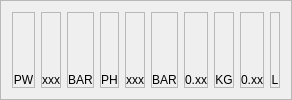
        <widget class="QFrame" name="frame_central">
         <property name="frameShape">
          <enum>QFrame::StyledPanel</enum>
         </property>
         <property name="frameShadow">
          <enum>QFrame::Raised</enum>
         </property>
         <layout class="QHBoxLayout" name="horizontalLayout_12" stretch="1,1,1,1,1,1,1,1,1,1">
          <item>
           <widget class="QFrame" name="frame_10">
            <property name="mouseTracking">
             <bool>true</bool>
            </property>
            <property name="frameShape">
             <enum>QFrame::StyledPanel</enum>
            </property>
            <property name="frameShadow">
             <enum>QFrame::Raised</enum>
            </property>
            <layout class="QVBoxLayout" name="verticalLayout_21">
             <property name="spacing">
              <number>0</number>
             </property>
             <property name="leftMargin">
              <number>0</number>
             </property>
             <property name="topMargin">
              <number>0</number>
             </property>
             <property name="rightMargin">
              <number>0</number>
             </property>
             <property name="bottomMargin">
              <number>0</number>
             </property>
             <item>
              <widget class="QLabel" name="videoContainer_10">
               <property name="sizePolicy">
                <sizepolicy hsizetype="Expanding" vsizetype="Expanding">
                 <horstretch>0</horstretch>
                 <verstretch>0</verstretch>
                </sizepolicy>
               </property>
               <property name="font">
                <font>
                 <pointsize>10</pointsize>
                </font>
               </property>
               <property name="mouseTracking">
                <bool>true</bool>
               </property>
               <property name="text">
                <string/>
               </property>
               <property name="pixmap">
                <pixmap resource="resources.qrc">:/icons8-video-48.png</pixmap>
               </property>
              </widget>
             </item>
             <item>
              <widget class="QLabel" name="text_result_10">
               <property name="text">
                <string>PW</string>
               </property>
               <property name="alignment">
                <set>Qt::AlignCenter</set>
               </property>
              </widget>
             </item>
            </layout>
           </widget>
          </item>
          <item>
           <widget class="QFrame" name="frame_11">
            <property name="mouseTracking">
             <bool>true</bool>
            </property>
            <property name="frameShape">
             <enum>QFrame::StyledPanel</enum>
            </property>
            <property name="frameShadow">
             <enum>QFrame::Raised</enum>
            </property>
            <layout class="QVBoxLayout" name="verticalLayout_25">
             <property name="spacing">
              <number>0</number>
             </property>
             <property name="leftMargin">
              <number>0</number>
             </property>
             <property name="topMargin">
              <number>0</number>
             </property>
             <property name="rightMargin">
              <number>0</number>
             </property>
             <property name="bottomMargin">
              <number>0</number>
             </property>
             <item>
              <widget class="QLabel" name="videoContainer_11">
               <property name="sizePolicy">
                <sizepolicy hsizetype="Expanding" vsizetype="Expanding">
                 <horstretch>0</horstretch>
                 <verstretch>0</verstretch>
                </sizepolicy>
               </property>
               <property name="font">
                <font>
                 <pointsize>10</pointsize>
                </font>
               </property>
               <property name="mouseTracking">
                <bool>true</bool>
               </property>
               <property name="text">
                <string/>
               </property>
               <property name="pixmap">
                <pixmap resource="resources.qrc">:/icons8-video-48.png</pixmap>
               </property>
              </widget>
             </item>
             <item>
              <widget class="QLabel" name="text_result_11">
               <property name="text">
                <string>xxx</string>
               </property>
               <property name="alignment">
                <set>Qt::AlignCenter</set>
               </property>
              </widget>
             </item>
            </layout>
           </widget>
          </item>
          <item>
           <widget class="QFrame" name="frame_12">
            <property name="mouseTracking">
             <bool>true</bool>
            </property>
            <property name="frameShape">
             <enum>QFrame::StyledPanel</enum>
            </property>
            <property name="frameShadow">
             <enum>QFrame::Raised</enum>
            </property>
            <layout class="QVBoxLayout" name="verticalLayout_26">
             <property name="spacing">
              <number>0</number>
             </property>
             <property name="leftMargin">
              <number>0</number>
             </property>
             <property name="topMargin">
              <number>0</number>
             </property>
             <property name="rightMargin">
              <number>0</number>
             </property>
             <property name="bottomMargin">
              <number>0</number>
             </property>
             <item>
              <widget class="QLabel" name="videoContainer_12">
               <property name="sizePolicy">
                <sizepolicy hsizetype="Expanding" vsizetype="Expanding">
                 <horstretch>0</horstretch>
                 <verstretch>0</verstretch>
                </sizepolicy>
               </property>
               <property name="font">
                <font>
                 <pointsize>10</pointsize>
                </font>
               </property>
               <property name="mouseTracking">
                <bool>true</bool>
               </property>
               <property name="text">
                <string/>
               </property>
               <property name="pixmap">
                <pixmap resource="resources.qrc">:/icons8-video-48.png</pixmap>
               </property>
              </widget>
             </item>
             <item>
              <widget class="QLabel" name="text_result_12">
               <property name="text">
                <string>BAR</string>
               </property>
               <property name="alignment">
                <set>Qt::AlignCenter</set>
               </property>
              </widget>
             </item>
            </layout>
           </widget>
          </item>
          <item>
           <widget class="QFrame" name="frame_13">
            <property name="frameShape">
             <enum>QFrame::StyledPanel</enum>
            </property>
            <property name="frameShadow">
             <enum>QFrame::Raised</enum>
            </property>
            <layout class="QVBoxLayout" name="verticalLayout_19">
             <property name="spacing">
              <number>0</number>
             </property>
             <property name="leftMargin">
              <number>0</number>
             </property>
             <property name="topMargin">
              <number>0</number>
             </property>
             <property name="rightMargin">
              <number>0</number>
             </property>
             <property name="bottomMargin">
              <number>0</number>
             </property>
             <item>
              <widget class="QLabel" name="videoContainer_13">
               <property name="sizePolicy">
                <sizepolicy hsizetype="Expanding" vsizetype="Expanding">
                 <horstretch>0</horstretch>
                 <verstretch>0</verstretch>
                </sizepolicy>
               </property>
               <property name="font">
                <font>
                 <pointsize>10</pointsize>
                </font>
               </property>
               <property name="mouseTracking">
                <bool>true</bool>
               </property>
               <property name="text">
                <string/>
               </property>
               <property name="pixmap">
                <pixmap resource="resources.qrc">:/icons8-video-48.png</pixmap>
               </property>
              </widget>
             </item>
             <item>
              <widget class="QLabel" name="text_result_13">
               <property name="text">
                <string>PH</string>
               </property>
               <property name="alignment">
                <set>Qt::AlignCenter</set>
               </property>
              </widget>
             </item>
            </layout>
           </widget>
          </item>
          <item>
           <widget class="QFrame" name="frame_14">
            <property name="mouseTracking">
             <bool>true</bool>
            </property>
            <property name="frameShape">
             <enum>QFrame::StyledPanel</enum>
            </property>
            <property name="frameShadow">
             <enum>QFrame::Raised</enum>
            </property>
            <layout class="QVBoxLayout" name="verticalLayout_27">
             <property name="spacing">
              <number>0</number>
             </property>
             <property name="leftMargin">
              <number>0</number>
             </property>
             <property name="topMargin">
              <number>0</number>
             </property>
             <property name="rightMargin">
              <number>0</number>
             </property>
             <property name="bottomMargin">
              <number>0</number>
             </property>
             <item>
              <widget class="QLabel" name="videoContainer_14">
               <property name="sizePolicy">
                <sizepolicy hsizetype="Expanding" vsizetype="Expanding">
                 <horstretch>0</horstretch>
                 <verstretch>0</verstretch>
                </sizepolicy>
               </property>
               <property name="font">
                <font>
                 <pointsize>10</pointsize>
                </font>
               </property>
               <property name="mouseTracking">
                <bool>true</bool>
               </property>
               <property name="text">
                <string/>
               </property>
               <property name="pixmap">
                <pixmap resource="resources.qrc">:/icons8-video-48.png</pixmap>
               </property>
              </widget>
             </item>
             <item>
              <widget class="QLabel" name="text_result_14">
               <property name="text">
                <string>xxx</string>
               </property>
               <property name="alignment">
                <set>Qt::AlignCenter</set>
               </property>
              </widget>
             </item>
            </layout>
           </widget>
          </item>
          <item>
           <widget class="QFrame" name="frame_15">
            <property name="mouseTracking">
             <bool>true</bool>
            </property>
            <property name="frameShape">
             <enum>QFrame::StyledPanel</enum>
            </property>
            <property name="frameShadow">
             <enum>QFrame::Raised</enum>
            </property>
            <layout class="QVBoxLayout" name="verticalLayout_29">
             <property name="spacing">
              <number>0</number>
             </property>
             <property name="leftMargin">
              <number>0</number>
             </property>
             <property name="topMargin">
              <number>0</number>
             </property>
             <property name="rightMargin">
              <number>0</number>
             </property>
             <property name="bottomMargin">
              <number>0</number>
             </property>
             <item>
              <widget class="QLabel" name="videoContainer_15">
               <property name="sizePolicy">
                <sizepolicy hsizetype="Expanding" vsizetype="Expanding">
                 <horstretch>0</horstretch>
                 <verstretch>0</verstretch>
                </sizepolicy>
               </property>
               <property name="font">
                <font>
                 <pointsize>10</pointsize>
                </font>
               </property>
               <property name="mouseTracking">
                <bool>true</bool>
               </property>
               <property name="text">
                <string/>
               </property>
               <property name="pixmap">
                <pixmap resource="resources.qrc">:/icons8-video-48.png</pixmap>
               </property>
              </widget>
             </item>
             <item>
              <widget class="QLabel" name="text_result_15">
               <property name="text">
                <string>BAR</string>
               </property>
               <property name="alignment">
                <set>Qt::AlignCenter</set>
               </property>
              </widget>
             </item>
            </layout>
           </widget>
          </item>
          <item>
           <widget class="QFrame" name="frame_16">
            <property name="mouseTracking">
             <bool>true</bool>
            </property>
            <property name="frameShape">
             <enum>QFrame::StyledPanel</enum>
            </property>
            <property name="frameShadow">
             <enum>QFrame::Raised</enum>
            </property>
            <layout class="QVBoxLayout" name="verticalLayout_28">
             <property name="spacing">
              <number>0</number>
             </property>
             <property name="leftMargin">
              <number>0</number>
             </property>
             <property name="topMargin">
              <number>0</number>
             </property>
             <property name="rightMargin">
              <number>0</number>
             </property>
             <property name="bottomMargin">
              <number>0</number>
             </property>
             <item>
              <widget class="QLabel" name="videoContainer_16">
               <property name="sizePolicy">
                <sizepolicy hsizetype="Expanding" vsizetype="Expanding">
                 <horstretch>0</horstretch>
                 <verstretch>0</verstretch>
                </sizepolicy>
               </property>
               <property name="font">
                <font>
                 <pointsize>10</pointsize>
                </font>
               </property>
               <property name="mouseTracking">
                <bool>true</bool>
               </property>
               <property name="text">
                <string/>
               </property>
               <property name="pixmap">
                <pixmap resource="resources.qrc">:/icons8-video-48.png</pixmap>
               </property>
              </widget>
             </item>
             <item>
              <widget class="QLabel" name="text_result_16">
               <property name="text">
                <string>0.xx</string>
               </property>
               <property name="alignment">
                <set>Qt::AlignCenter</set>
               </property>
              </widget>
             </item>
            </layout>
           </widget>
          </item>
          <item>
           <widget class="QFrame" name="frame_17">
            <property name="mouseTracking">
             <bool>true</bool>
            </property>
            <property name="frameShape">
             <enum>QFrame::StyledPanel</enum>
            </property>
            <property name="frameShadow">
             <enum>QFrame::Raised</enum>
            </property>
            <layout class="QVBoxLayout" name="verticalLayout_29">
             <property name="spacing">
              <number>0</number>
             </property>
             <property name="leftMargin">
              <number>0</number>
             </property>
             <property name="topMargin">
              <number>0</number>
             </property>
             <property name="rightMargin">
              <number>0</number>
             </property>
             <property name="bottomMargin">
              <number>0</number>
             </property>
             <item>
              <widget class="QLabel" name="videoContainer_17">
               <property name="sizePolicy">
                <sizepolicy hsizetype="Expanding" vsizetype="Expanding">
                 <horstretch>0</horstretch>
                 <verstretch>0</verstretch>
                </sizepolicy>
               </property>
               <property name="font">
                <font>
                 <pointsize>10</pointsize>
                </font>
               </property>
               <property name="mouseTracking">
                <bool>true</bool>
               </property>
               <property name="text">
                <string/>
               </property>
               <property name="pixmap">
                <pixmap resource="resources.qrc">:/icons8-video-48.png</pixmap>
               </property>
              </widget>
             </item>
             <item>
              <widget class="QLabel" name="text_result_17">
               <property name="text">
                <string>KG</string>
               </property>
               <property name="alignment">
                <set>Qt::AlignCenter</set>
               </property>
              </widget>
             </item>
            </layout>
           </widget>
          </item>
          <item>
           <widget class="QFrame" name="frame_18">
            <property name="mouseTracking">
             <bool>true</bool>
            </property>
            <property name="frameShape">
             <enum>QFrame::StyledPanel</enum>
            </property>
            <property name="frameShadow">
             <enum>QFrame::Raised</enum>
            </property>
            <layout class="QVBoxLayout" name="verticalLayout_40">
             <property name="spacing">
              <number>0</number>
             </property>
             <property name="leftMargin">
              <number>0</number>
             </property>
             <property name="topMargin">
              <number>0</number>
             </property>
             <property name="rightMargin">
              <number>0</number>
             </property>
             <property name="bottomMargin">
              <number>0</number>
             </property>
             <item>
              <widget class="QLabel" name="videoContainer_18">
               <property name="sizePolicy">
                <sizepolicy hsizetype="Expanding" vsizetype="Expanding">
                 <horstretch>0</horstretch>
                 <verstretch>0</verstretch>
                </sizepolicy>
               </property>
               <property name="font">
                <font>
                 <pointsize>10</pointsize>
                </font>
               </property>
               <property name="mouseTracking">
                <bool>true</bool>
               </property>
               <property name="text">
                <string/>
               </property>
               <property name="pixmap">
                <pixmap resource="resources.qrc">:/icons8-video-48.png</pixmap>
               </property>
              </widget>
             </item>
             <item>
              <widget class="QLabel" name="text_result_18">
               <property name="text">
                <string>0.xx</string>
               </property>
               <property name="alignment">
                <set>Qt::AlignCenter</set>
               </property>
              </widget>
             </item>
            </layout>
           </widget>
          </item>
          <item>
           <widget class="QFrame" name="frame_19">
            <property name="mouseTracking">
             <bool>true</bool>
            </property>
            <property name="frameShape">
             <enum>QFrame::StyledPanel</enum>
            </property>
            <property name="frameShadow">
             <enum>QFrame::Raised</enum>
            </property>
            <layout class="QVBoxLayout" name="verticalLayout_41">
             <property name="spacing">
              <number>0</number>
             </property>
             <property name="leftMargin">
              <number>0</number>
             </property>
             <property name="topMargin">
              <number>0</number>
             </property>
             <property name="rightMargin">
              <number>0</number>
             </property>
             <property name="bottomMargin">
              <number>0</number>
             </property>
             <item>
              <widget class="QLabel" name="videoContainer_19">
               <property name="sizePolicy">
                <sizepolicy hsizetype="Expanding" vsizetype="Expanding">
                 <horstretch>0</horstretch>
                 <verstretch>0</verstretch>
                </sizepolicy>
               </property>
               <property name="font">
                <font>
                 <pointsize>10</pointsize>
                </font>
               </property>
               <property name="mouseTracking">
                <bool>true</bool>
               </property>
               <property name="text">
                <string/>
               </property>
               <property name="pixmap">
                <pixmap resource="resources.qrc">:/icons8-video-48.png</pixmap>
               </property>
              </widget>
             </item>
             <item>
              <widget class="QLabel" name="text_result_19">
               <property name="text">
                <string>L</string>
               </property>
               <property name="alignment">
                <set>Qt::AlignCenter</set>
               </property>
              </widget>
             </item>
            </layout>
           </widget>
          </item>
         </layout>
        </widget>
